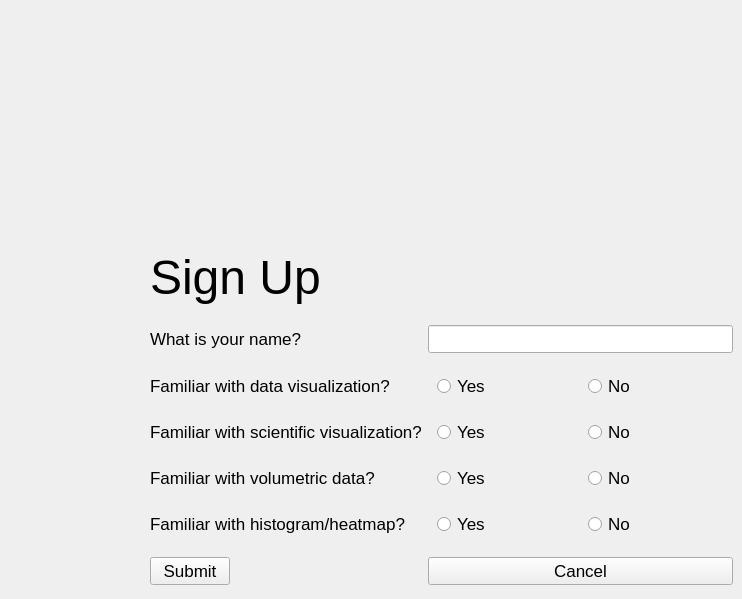
<?xml version="1.0" encoding="UTF-8"?>
<ui version="4.0">
 <class>SignUpWidget</class>
 <widget class="QWidget" name="SignUpWidget">
  <property name="geometry">
   <rect>
    <x>0</x>
    <y>0</y>
    <width>742</width>
    <height>599</height>
   </rect>
  </property>
  <property name="font">
   <font>
    <pointsize>13</pointsize>
   </font>
  </property>
  <property name="windowTitle">
   <string>Form</string>
  </property>
  <property name="autoFillBackground">
   <bool>true</bool>
  </property>
  <layout class="QFormLayout" name="formLayout">
   <property name="verticalSpacing">
    <number>20</number>
   </property>
   <property name="leftMargin">
    <number>150</number>
   </property>
   <property name="topMargin">
    <number>250</number>
   </property>
   <property name="rightMargin">
    <number>9</number>
   </property>
   <item row="0" column="0">
    <widget class="QLabel" name="label">
     <property name="text">
      <string>&lt;html&gt;&lt;head/&gt;&lt;body&gt;&lt;p&gt;&lt;span style=&quot; font-size:36pt;&quot;&gt;Sign Up&lt;/span&gt;&lt;/p&gt;&lt;/body&gt;&lt;/html&gt;</string>
     </property>
    </widget>
   </item>
   <item row="1" column="0">
    <widget class="QLabel" name="label_2">
     <property name="text">
      <string>What is your name?</string>
     </property>
    </widget>
   </item>
   <item row="1" column="1">
    <widget class="QLineEdit" name="userName">
     <property name="text">
      <string/>
     </property>
    </widget>
   </item>
   <item row="2" column="0">
    <widget class="QLabel" name="label_3">
     <property name="text">
      <string>Familiar with data visualization?</string>
     </property>
    </widget>
   </item>
   <item row="2" column="1">
    <widget class="QFrame" name="frame">
     <property name="frameShape">
      <enum>QFrame::NoFrame</enum>
     </property>
     <property name="frameShadow">
      <enum>QFrame::Plain</enum>
     </property>
     <property name="lineWidth">
      <number>0</number>
     </property>
     <layout class="QHBoxLayout" name="horizontalLayout">
      <property name="leftMargin">
       <number>9</number>
      </property>
      <property name="topMargin">
       <number>0</number>
      </property>
      <property name="rightMargin">
       <number>0</number>
      </property>
      <property name="bottomMargin">
       <number>0</number>
      </property>
      <item>
       <widget class="QRadioButton" name="famDataVis">
        <property name="text">
         <string>Yes</string>
        </property>
       </widget>
      </item>
      <item>
       <widget class="QRadioButton" name="unfamDataVis">
        <property name="text">
         <string>No</string>
        </property>
       </widget>
      </item>
     </layout>
    </widget>
   </item>
   <item row="3" column="0">
    <widget class="QLabel" name="label_4">
     <property name="text">
      <string>Familiar with scientific visualization?</string>
     </property>
    </widget>
   </item>
   <item row="3" column="1">
    <widget class="QFrame" name="frame_2">
     <property name="frameShape">
      <enum>QFrame::NoFrame</enum>
     </property>
     <property name="frameShadow">
      <enum>QFrame::Plain</enum>
     </property>
     <property name="lineWidth">
      <number>0</number>
     </property>
     <layout class="QHBoxLayout" name="horizontalLayout_2">
      <property name="leftMargin">
       <number>9</number>
      </property>
      <property name="topMargin">
       <number>0</number>
      </property>
      <property name="rightMargin">
       <number>0</number>
      </property>
      <property name="bottomMargin">
       <number>0</number>
      </property>
      <item>
       <widget class="QRadioButton" name="famSciVis">
        <property name="text">
         <string>Yes</string>
        </property>
       </widget>
      </item>
      <item>
       <widget class="QRadioButton" name="unfamSciVis">
        <property name="text">
         <string>No</string>
        </property>
       </widget>
      </item>
     </layout>
    </widget>
   </item>
   <item row="4" column="0">
    <widget class="QLabel" name="label_5">
     <property name="text">
      <string>Familiar with volumetric data?</string>
     </property>
    </widget>
   </item>
   <item row="4" column="1">
    <widget class="QFrame" name="frame_3">
     <property name="frameShape">
      <enum>QFrame::NoFrame</enum>
     </property>
     <property name="frameShadow">
      <enum>QFrame::Plain</enum>
     </property>
     <property name="lineWidth">
      <number>0</number>
     </property>
     <layout class="QHBoxLayout" name="horizontalLayout_3">
      <property name="leftMargin">
       <number>9</number>
      </property>
      <property name="topMargin">
       <number>0</number>
      </property>
      <property name="rightMargin">
       <number>0</number>
      </property>
      <property name="bottomMargin">
       <number>0</number>
      </property>
      <item>
       <widget class="QRadioButton" name="famVolData">
        <property name="text">
         <string>Yes</string>
        </property>
       </widget>
      </item>
      <item>
       <widget class="QRadioButton" name="unfamVolData">
        <property name="text">
         <string>No</string>
        </property>
       </widget>
      </item>
     </layout>
    </widget>
   </item>
   <item row="5" column="0">
    <widget class="QLabel" name="label_6">
     <property name="text">
      <string>Familiar with histogram/heatmap?</string>
     </property>
    </widget>
   </item>
   <item row="5" column="1">
    <widget class="QFrame" name="frame_4">
     <property name="frameShape">
      <enum>QFrame::NoFrame</enum>
     </property>
     <property name="frameShadow">
      <enum>QFrame::Plain</enum>
     </property>
     <property name="lineWidth">
      <number>0</number>
     </property>
     <layout class="QHBoxLayout" name="horizontalLayout_4">
      <property name="leftMargin">
       <number>9</number>
      </property>
      <property name="topMargin">
       <number>0</number>
      </property>
      <property name="rightMargin">
       <number>0</number>
      </property>
      <property name="bottomMargin">
       <number>0</number>
      </property>
      <item>
       <widget class="QRadioButton" name="famHist">
        <property name="text">
         <string>Yes</string>
        </property>
       </widget>
      </item>
      <item>
       <widget class="QRadioButton" name="unfamHist">
        <property name="text">
         <string>No</string>
        </property>
       </widget>
      </item>
     </layout>
    </widget>
   </item>
   <item row="6" column="0">
    <widget class="QPushButton" name="submit">
     <property name="text">
      <string>Submit</string>
     </property>
    </widget>
   </item>
   <item row="6" column="1">
    <widget class="QPushButton" name="cancel">
     <property name="text">
      <string>Cancel</string>
     </property>
    </widget>
   </item>
  </layout>
 </widget>
 <resources/>
 <connections/>
</ui>
